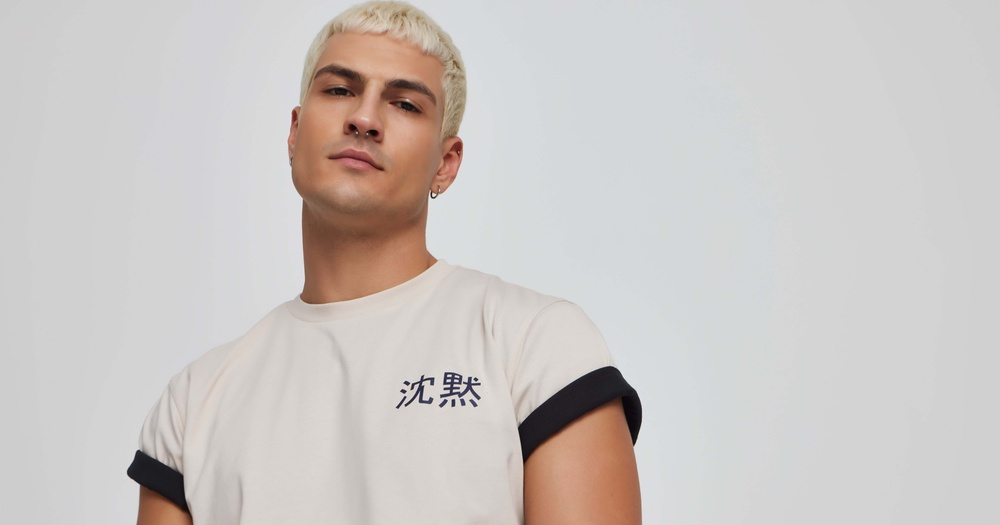
#> input picture Projects/02102.jpg, 1000 x 525 px, shrunk from 6312 x 3316 before the run, given in place of couple.mp4, which was not available
$ python new.py
#> lines starting #> are read from the running program, lines starting #| are printed output that depends on the picture; after the words box and inside, x2 and y2 are one past the last pixel; in counts of white or black regions, pixels touching at a corner belong together; pictures that were not available may be replaced by others from this repository, and a replacement may not be noted
import cv2
import numpy as np
def detect_colors(frame, colors):
    hsv_frame = cv2.cvtColor(frame, cv2.COLOR_BGR2HSV)
    detected_colors = []
    for color, values in colors.items():
        lower_bound = values['lower']
        upper_bound = values['upper']
        color_mask = cv2.inRange(hsv_frame, lower_bound, upper_bound)
        if cv2.countNonZero(color_mask) > 0:  # Check if any pixels of this color are detected
            detected_colors.append(color)
    return detected_colors
def main():
    cap = cv2.VideoCapture('Projects/couple.mp4')
    if not cap.isOpened():
        print("Error: Couldn't open video file")
        return
    window_name = 'Color Detection'
    colors_to_detect = {
        'green': {'lower': np.array([40, 40, 40]), 'upper': np.array([70, 255, 255])},  # Standard green
        'green_tones': {'lower': np.array([25, 40, 40]), 'upper': np.array([70, 255, 255])},  # Green tones
        'blue': {'lower': np.array([100, 50, 50]), 'upper': np.array([130, 255, 255])},
        'red': {'lower': np.array([0, 50, 50]), 'upper': np.array([10, 255, 255])}
    }
    while True:
        ret, frame = cap.read()
#> frame is the input picture: shape (525, 1000, 3); mean B, G, R 196.8, 199.3, 204.4
        if not ret:
            break
        detected_colors = detect_colors(frame, colors_to_detect)
#> in detect_colors, `hsv_frame = cv2.cvtColor(frame, cv2.COLOR_BGR2HSV)`: hsv_frame: shape (525, 1000, 3); mean H, S, V 37.3, 16, 206
#> the loop in detect_colors, `for color, values in colors.items():` made 4 passes
#> pass 3, in detect_colors, `color_mask = cv2.inRange(hsv_frame, lower_bound, upper_bound)`:
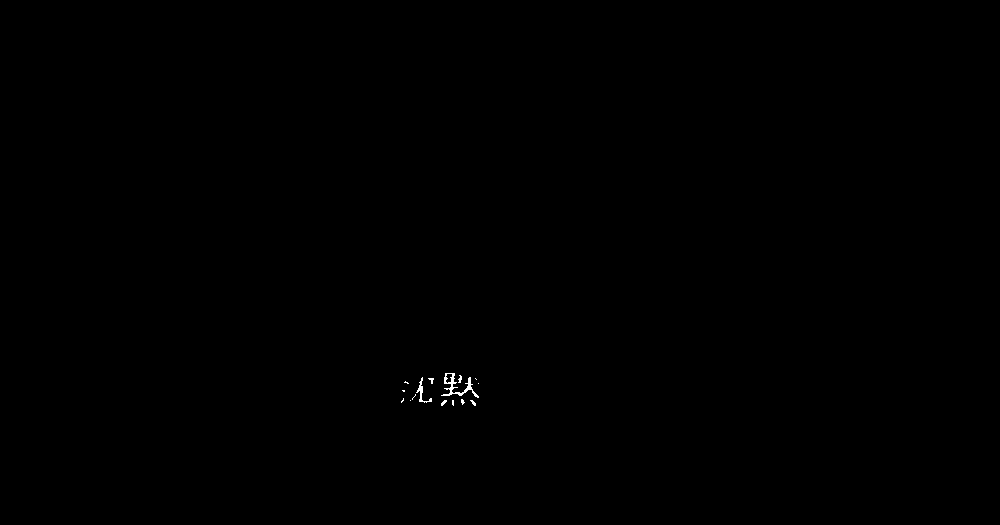
#> color_mask: shape (525, 1000); 0.09% white in thin lines or dots, all inside (x1, y1, x2, y2) = (401, 373, 479, 406)
#> after the loop in detect_colors, `for color, values in colors.items():`: detected_colors = ['blue', 'red']
#> detected_colors = ['blue', 'red']
        if detected_colors:
            color_message = ", ".join(detected_colors)
            cv2.putText(frame, f"Detected color(s): {color_message}", (50, 100), cv2.FONT_HERSHEY_SIMPLEX, 1, (255, 0, 0), 2)
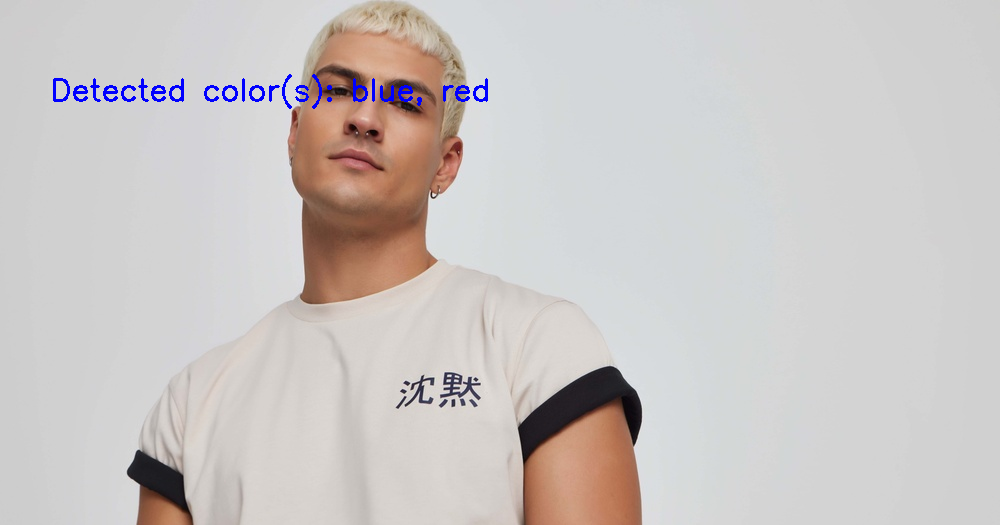
#> frame: shape (525, 1000, 3); 0.55% of pixels changed, all inside (x1, y1, x2, y2) = (53, 74, 488, 109)
        cv2.imshow(window_name, frame)
        if cv2.waitKey(1) & 0xFF == ord('q'):
#> (key q is pressed here)
            break
    cap.release()
    cv2.destroyAllWindows()
if __name__ == "__main__":
    main()

$ run again, on Projects/5.jpg
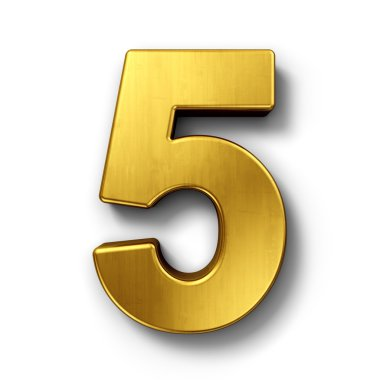
#> input picture Projects/5.jpg, 380 x 380 px, given in place of couple.mp4, which was not available
#> in main, frame is the input picture: shape (380, 380, 3); mean B, G, R 191.2, 219, 228.9
#> hsv_frame: shape (380, 380, 3); mean H, S, V 11.5, 49.9, 229
#> the loop in detect_colors, `for color, values in colors.items():` made 4 passes
#> pass 2, in detect_colors, `color_mask = cv2.inRange(hsv_frame, lower_bound, upper_bound)`:
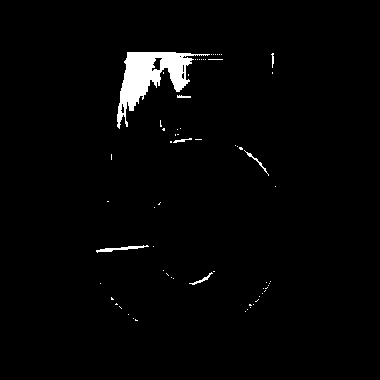
#> color_mask: shape (380, 380); 2.1% white; 67 white regions (60 under 20 px), largest, box (x1, y1, x2, y2) and area: (117, 52, 210, 129) 2532, (96, 245, 149, 253) 142, (244, 150, 269, 176) 63
#> after the loop in detect_colors, `for color, values in colors.items():`: detected_colors = ['green', 'green_tones', 'blue', 'red']
#> in main, `cv2.putText(frame, f"Detected color(s): {color_message}", (50, 100), c..`:
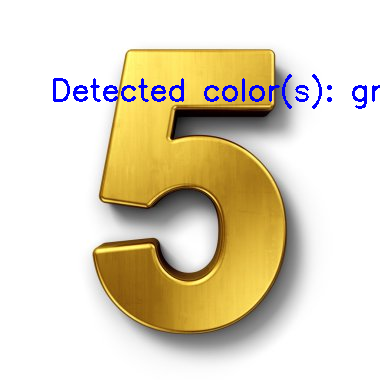
#> frame: shape (380, 380, 3); 1.54% of pixels changed, all inside (x1, y1, x2, y2) = (53, 74, 380, 109)
